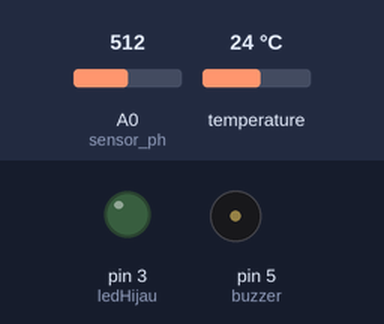
A sketch run on a simulated Arduino Uno, built with avr-gcc and run on an emulated ATmega328P. Shown: output pins drawn as LEDs (lit = HIGH), buzzer (waves = sounding, pin HIGH). Inputs (shaded band) come from the test bench; at power-on: A0 (sensor_ph) = 512, temperature 24 °C. What the sketch prints to the serial monitor is not drawn.

Above: at 0.1 s.
At 1.6 s:
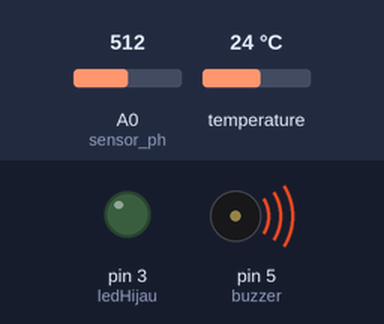
Timing chart, 0 to 3.1 s (numbered marks = the images above):
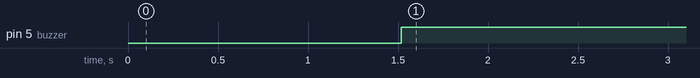

The sketch:

PPL_Agro_2019.ino
```cpp
#include <DallasTemperature.h>
#include <OneWire.h>
#include <DFRobot_PH.h>


#define sensor_ph A0 //input sensor1
#define buzzer 5 //buzzer dan led merah
#define ledHijau 3 //led hijau
 DFRobot_PH ph;
#define sensor_ds18b20 4 //input sensor2

OneWire oneWire(sensor_ds18b20);
DallasTemperature sensors(&oneWire); //penggunaan interface 1 wire untuk pengaksesan

float tegangan,nilaiph,suhu;

void setup()
{
    Serial.begin(115200);  //serial monitor
    ph.begin(); //mulai untuk pembacaan sensor ph meter
    sensors.begin(); //mulai untuk pembacaan sensor ds18b20
    pinMode(buzzer, OUTPUT);
    pinMode(ledHijau, OUTPUT);
}

void loop()
{
  sensors.requestTemperatures();
  static unsigned long timepoint = millis();
    if(millis()-timepoint>1000U){                  //time interval: 1s
        timepoint = millis();
        tegangan = analogRead(sensor_ph)/2500.0*5000; //mengubah tegangan analog menjadi digital dan menjadi tegangan
        suhu = sensors.getTempCByIndex(00);
        nilaiph = ph.readPH(tegangan,suhu);  //konversi tegangan menjadi ph meter dengan kompensasi suhu
        Serial.print("Celsius temperature: ");
        Serial.print(suhu,1); //nilai pembacaan suhu
        Serial.print("^C  pH:");
        Serial.println(nilaiph,2); //nilai pembacaan ph meter
    }
    delay(750);
    ph.calibration(tegangan,suhu);

  if (suhu < 22 || nilaiph <8.6 || suhu > 32 || nilaiph > 9.3){
  digitalWrite(buzzer, HIGH);
  digitalWrite(ledHijau, LOW);
  }else if (suhu >= 22 || nilaiph >= 8.6 || suhu <= 32 || nilaiph <= 9.3){
  digitalWrite(ledHijau, HIGH);
  digitalWrite(buzzer, LOW);
  }
}
```

Measured:
- by itself, pin 5 (buzzer): LOW → HIGH at 1.5 s
